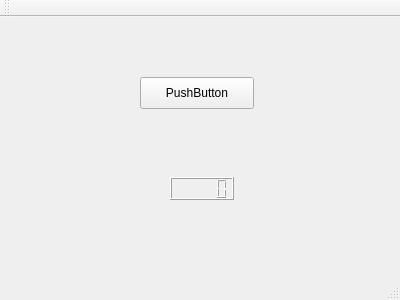
<?xml version="1.0" encoding="UTF-8"?>
<ui version="4.0">
 <class>MainWindow</class>
 <widget class="QMainWindow" name="MainWindow">
  <property name="geometry">
   <rect>
    <x>0</x>
    <y>0</y>
    <width>400</width>
    <height>300</height>
   </rect>
  </property>
  <property name="windowTitle">
   <string>MainWindow</string>
  </property>
  <widget class="QWidget" name="centralWidget">
   <widget class="QPushButton" name="pushButton">
    <property name="geometry">
     <rect>
      <x>140</x>
      <y>60</y>
      <width>114</width>
      <height>32</height>
     </rect>
    </property>
    <property name="text">
     <string>PushButton</string>
    </property>
   </widget>
   <widget class="QLabel" name="label">
    <property name="geometry">
     <rect>
      <x>130</x>
      <y>120</y>
      <width>141</width>
      <height>16</height>
     </rect>
    </property>
    <property name="text">
     <string/>
    </property>
   </widget>
   <widget class="QLCDNumber" name="lcdNumber">
    <property name="geometry">
     <rect>
      <x>170</x>
      <y>160</y>
      <width>64</width>
      <height>23</height>
     </rect>
    </property>
   </widget>
  </widget>
  <widget class="QMenuBar" name="menuBar">
   <property name="geometry">
    <rect>
     <x>0</x>
     <y>0</y>
     <width>400</width>
     <height>22</height>
    </rect>
   </property>
  </widget>
  <widget class="QToolBar" name="mainToolBar">
   <attribute name="toolBarArea">
    <enum>TopToolBarArea</enum>
   </attribute>
   <attribute name="toolBarBreak">
    <bool>false</bool>
   </attribute>
  </widget>
  <widget class="QStatusBar" name="statusBar"/>
 </widget>
 <layoutdefault spacing="6" margin="11"/>
 <resources/>
 <connections/>
</ui>
